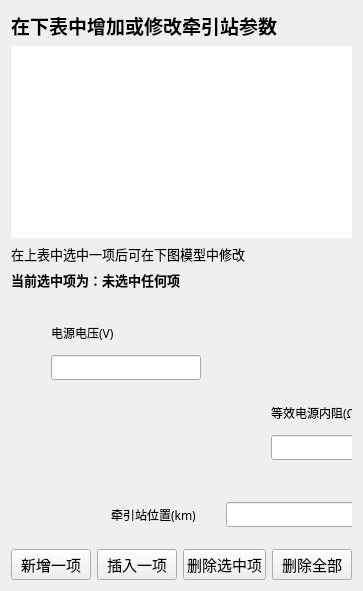
       <widget class="QWidget" name="tab_1">
        <property name="font">
         <font>
          <family>微软雅黑</family>
         </font>
        </property>
        <attribute name="title">
         <string> 牵引站参数 </string>
        </attribute>
        <layout class="QVBoxLayout" name="verticalLayout_4">
         <item>
          <widget class="QLabel" name="label">
           <property name="font">
            <font>
             <family>微软雅黑</family>
             <pointsize>14</pointsize>
             <weight>75</weight>
             <bold>true</bold>
            </font>
           </property>
           <property name="lineWidth">
            <number>1</number>
           </property>
           <property name="text">
            <string>在下表中增加或修改牵引站参数</string>
           </property>
          </widget>
         </item>
         <item>
          <widget class="QTableView" name="powerTable">
           <property name="font">
            <font>
             <family>微软雅黑</family>
            </font>
           </property>
           <property name="styleSheet">
            <string notr="true"/>
           </property>
           <property name="frameShape">
            <enum>QFrame::NoFrame</enum>
           </property>
           <property name="frameShadow">
            <enum>QFrame::Plain</enum>
           </property>
           <property name="lineWidth">
            <number>0</number>
           </property>
          </widget>
         </item>
         <item>
          <widget class="QLabel" name="label_29">
           <property name="font">
            <font>
             <family>微软雅黑</family>
             <pointsize>10</pointsize>
            </font>
           </property>
           <property name="text">
            <string>在上表中选中一项后可在下图模型中修改</string>
           </property>
           <property name="alignment">
            <set>Qt::AlignLeading|Qt::AlignLeft|Qt::AlignVCenter</set>
           </property>
          </widget>
         </item>
         <item>
          <widget class="QLabel" name="label4P">
           <property name="font">
            <font>
             <family>微软雅黑</family>
             <pointsize>10</pointsize>
             <weight>75</weight>
             <bold>true</bold>
            </font>
           </property>
           <property name="text">
            <string>当前选中项为：未选中任何项</string>
           </property>
          </widget>
         </item>
         <item>
          <widget class="QWidget" name="widget0" native="true">
           <property name="minimumSize">
            <size>
             <width>0</width>
             <height>247</height>
            </size>
           </property>
           <property name="maximumSize">
            <size>
             <width>16777215</width>
             <height>247</height>
            </size>
           </property>
           <property name="styleSheet">
            <string notr="true">QWidget#widget0{
background-image: url(:/images/icos/power_462x247.png);
}
</string>
           </property>
           <widget class="QWidget" name="layoutWidget">
            <property name="geometry">
             <rect>
              <x>40</x>
              <y>20</y>
              <width>156</width>
              <height>64</height>
             </rect>
            </property>
            <layout class="QVBoxLayout" name="verticalLayout_15">
             <item>
              <widget class="QLabel" name="label_26">
               <property name="text">
                <string>电源电压(V)</string>
               </property>
               <property name="buddy">
                <cstring>pVol</cstring>
               </property>
              </widget>
             </item>
             <item>
              <widget class="QLineEdit" name="pVol">
               <property name="minimumSize">
                <size>
                 <width>150</width>
                 <height>0</height>
                </size>
               </property>
               <property name="maximumSize">
                <size>
                 <width>150</width>
                 <height>16777215</height>
                </size>
               </property>
              </widget>
             </item>
            </layout>
           </widget>
           <widget class="QWidget" name="layoutWidget">
            <property name="geometry">
             <rect>
              <x>260</x>
              <y>100</y>
              <width>156</width>
              <height>64</height>
             </rect>
            </property>
            <layout class="QVBoxLayout" name="verticalLayout_18">
             <item>
              <widget class="QLabel" name="label_27">
               <property name="text">
                <string>等效电源内阻(Ω)</string>
               </property>
               <property name="buddy">
                <cstring>pRes</cstring>
               </property>
              </widget>
             </item>
             <item>
              <widget class="QLineEdit" name="pRes">
               <property name="minimumSize">
                <size>
                 <width>150</width>
                 <height>0</height>
                </size>
               </property>
               <property name="maximumSize">
                <size>
                 <width>150</width>
                 <height>16777215</height>
                </size>
               </property>
              </widget>
             </item>
            </layout>
           </widget>
           <widget class="QWidget" name="layoutWidget">
            <property name="geometry">
             <rect>
              <x>100</x>
              <y>200</y>
              <width>265</width>
              <height>38</height>
             </rect>
            </property>
            <layout class="QHBoxLayout" name="horizontalLayout_10">
             <item>
              <widget class="QLabel" name="label_28">
               <property name="text">
                <string>牵引站位置(km)</string>
               </property>
               <property name="buddy">
                <cstring>pPos</cstring>
               </property>
              </widget>
             </item>
             <item>
              <widget class="QLineEdit" name="pPos">
               <property name="minimumSize">
                <size>
                 <width>150</width>
                 <height>0</height>
                </size>
               </property>
               <property name="maximumSize">
                <size>
                 <width>150</width>
                 <height>16777215</height>
                </size>
               </property>
              </widget>
             </item>
            </layout>
           </widget>
          </widget>
         </item>
         <item>
          <layout class="QHBoxLayout" name="horizontalLayout_8">
           <item>
            <widget class="QPushButton" name="newPowerRow">
             <property name="font">
              <font>
               <family>微软雅黑</family>
               <pointsize>11</pointsize>
              </font>
             </property>
             <property name="toolTip">
              <string>在底部新增一行</string>
             </property>
             <property name="whatsThis">
              <string/>
             </property>
             <property name="styleSheet">
              <string notr="true"/>
             </property>
             <property name="text">
              <string>新增一项</string>
             </property>
            </widget>
           </item>
           <item>
            <widget class="QPushButton" name="insertPowerRow">
             <property name="font">
              <font>
               <family>微软雅黑</family>
               <pointsize>11</pointsize>
              </font>
             </property>
             <property name="toolTip">
              <string>在选中行前插入一行</string>
             </property>
             <property name="text">
              <string>插入一项</string>
             </property>
            </widget>
           </item>
           <item>
            <widget class="QPushButton" name="delPowerRow">
             <property name="font">
              <font>
               <family>微软雅黑</family>
               <pointsize>11</pointsize>
              </font>
             </property>
             <property name="styleSheet">
              <string notr="true">QPushButton:hover{
color:orange;
border-color:orange;
}</string>
             </property>
             <property name="text">
              <string>删除选中项</string>
             </property>
            </widget>
           </item>
           <item>
            <widget class="QPushButton" name="delAllPowerRow">
             <property name="font">
              <font>
               <family>微软雅黑</family>
               <pointsize>11</pointsize>
              </font>
             </property>
             <property name="styleSheet">
              <string notr="true">QPushButton:hover{
color:red;
border-color:red;
}</string>
             </property>
             <property name="text">
              <string>删除全部</string>
             </property>
            </widget>
           </item>
          </layout>
         </item>
        </layout>
       </widget>
